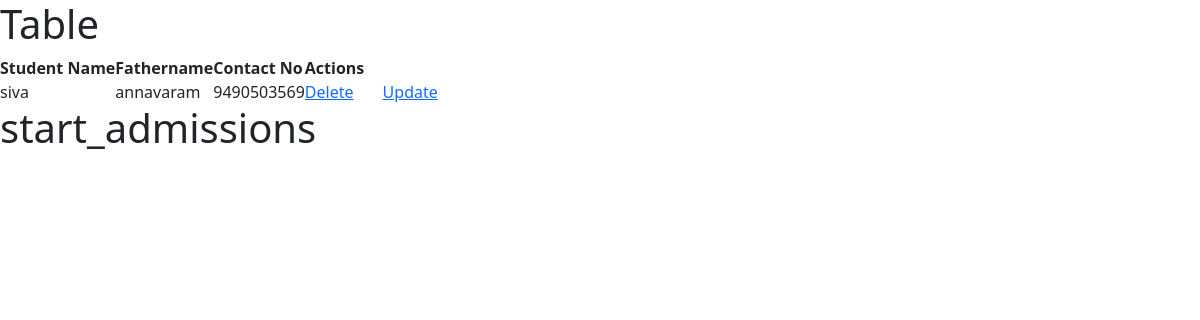
The page /admissionsReport/ on the database as committed earlier.
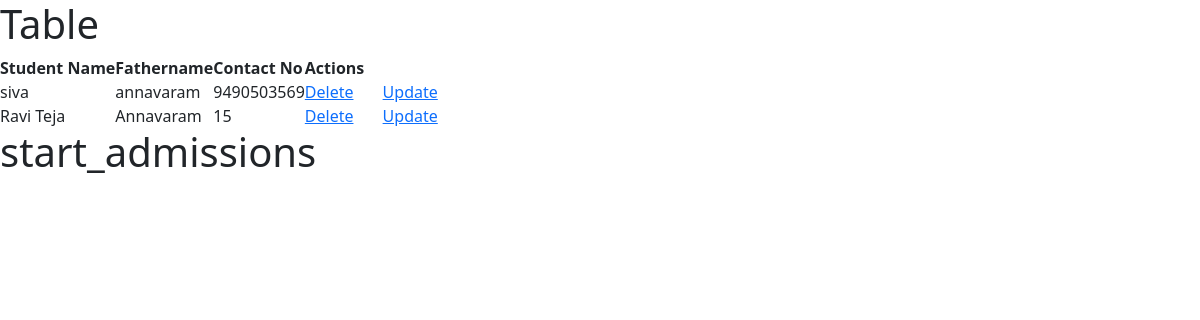
The same page on the database as committed later.
### admissions/models.py (models this page shows)
class Student(models.Model):
    name = models.CharField(max_length=50)
    fathername = models.CharField(max_length=50)
    classname = models.IntegerField(default=1)
    contact = models.CharField(max_length=50)

### admissions/views.py (the view)
# urls.py: path('admissionsReport/',admissionsReport, name='admissionsReport'),
def admissionsReport(request):
    result = Student.objects.all()
    students = {'allstudents':result}
    return render(request,'admissionsReport.html',students)

### templates/admissionsReport.html
{% extends 'base.html' %}
{% block start %}
<h1>Table</h1>
<table >
    <tr>
        <th>Student Name</th>
        <th>Fathername</th>
        <th>Contact No</th>
        <th>Actions</th>
    </tr>
{% for i in allstudents %}
    <tr>
        <td>{{i.name}}</td>
        <td>{{i.fathername}}</td>
        <td>{{i.contact}}</td>
        <td><a href="/delete/{{i.id}}">Delete</a> &nbsp &nbsp &nbsp <a href="/update/{{i.id}}">Update</a></td>
    </tr>
{% endfor %}
</table>
<h1>start_admissions</h1>
{% endblock %}

### templates/base.html (shortened to what this page needs)
{% load static %}
<!DOCTYPE html>
<html>
    <head>
        <link rel="stylesheet" href="{% static 'css/index.css' %}" >
        <link href="https://cdn.jsdelivr.net/npm/bootstrap@5.3.1/dist/css/bootstrap.min.css" rel="stylesheet">
    </head>
    <body>
        {% block start %}
        {% endblock %}
    </body>
</html>

### styles/css/index.css (style rules this page uses)
* { margin: 0; padding: 0; }

Rows that differ between the two databases and show on the page:
added Student: name "Ravi Teja", fathername "Annavaram", contact "15"
